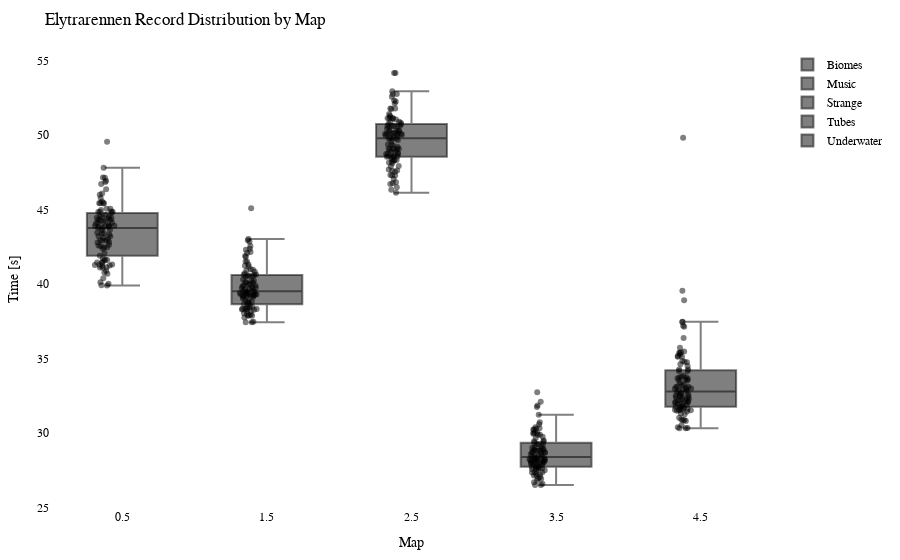

The code cell stored with this chart in its notebook:
### Code cell
import plotly.graph_objects as go
import plotly.io as pio

df = getRecordsDataframe(minigame="Elytrarennen")

# Calculate the offset for centering the data points
num_columns = len(df.columns)
offset = 0.5

# Create a Swarm plot using Plotly
fig = go.Figure()

for i, column in enumerate(df.columns):
    x_values = [i + offset] * len(df[column])  # Adjust x-values with offset for horizontal centering
    fig.add_trace(go.Box(x=x_values,
                         y=df[column],
                         name=column,
                         boxpoints='all',
                         pointpos=-0.5,  # Adjust point position to prevent overlapping
                         marker=dict(color='rgba(0,0,0,0.5)', size=6),  # Adjust marker color and size
                         hovertext=df.index,
                         hoverinfo='text+y'))

fig.update_layout(title="Elytrarennen Record Distribution by Map",
                  xaxis=dict(title="Map"),
                  yaxis=dict(title="Time [s]"),
                  showlegend=True,
                  font=dict(family="Arial", size=12, color="black"),  # Customize font
                  plot_bgcolor="white",  # Set background color
                  margin=dict(l=50, r=50, t=50, b=50),  # Adjust margins for better layout
                  )

pio.show(fig)

pio.write_html(fig, "out/elytr_swarm_plot.html")

### Figure 1 — Plotly figure (JSON) as saved in the notebook; plotly's stock layout.template omitted (floating-point values rounded to 4 significant figures)
{"data": [{"boxpoints": "all", "hoverinfo": "text+y", "hovertext": ["20LeRe10", "agowskyy", "Anni808", "Axollotel", "BacardiSprite", "bawskey", "BusinessBent", "ByNetherdude", "byTobi", "cediiiiii_10", "Chander24", "Chrisi20101", "crocodile1870", "cxl1lo", "DarkCobweb", "deadfiight", "DerBaumIstDerWeg", "Dokkkkko", "Ex4cted", "Falke23_5", "Feinberg", "Fflopse", "ForceFox", "Freeeedom", "frutigall", "GamemasterNiki", "GeneralEnte06", "Gerrygames", "Gobo9", "GrafikKatze", "Grapfen", "Gummibearchen", "H1ghsay", "h4nnes", "Harold_Sensemann", "HerrDante", "itemTooltipExport", "Jan2220", "JennieKim", "jimmi1410", "JOW23", "Joy_8oy", "JustK1lling", "KakaMC", "Kanickelul", "Kokochampi", "Kokochampo", "Krusti", "Kyuudo", "LeWi_100", "Livgo", "lizsyy", "LordAlexos", "Lubotter2009", "Luis_XYZ", "M0orey_0", "marbrueck", "Martomias", "Mincheeen", "MrNulfred", "Mvsk_", "Nexilus", "Ninivee", "officialryzon", "Oronor", "PedroZockt", "Picutar", "PixlNight", "PolizeiDreamy", "Radattel", "Raefinzs", "Ritokii", "rXzEr_Justin", "Sackkerl", "SB387", "schmaarek", "ScreamingBlatz", "Sebi1801", "Seemops_8", "Sey__", "Shiewk", "Snitcherella", "SpeckyCut", "StaudammAusHolz", "Tomiokey", "tsuneee", "twitchparaskiill", "Txlentierter", "Umgfoin", "WirdNichtGeladen", "Wissender", "xBaumeisterin", "xX_Dima_ggg_Xx6", "xX_Masha_ggg_Xx9", "ymq_", "yzvm", "zTotito", "_n3d", "_Waldi_"], "marker": {"color": "rgba(0,0,0,0.5)", "size": 6}, "name": "Biomes", "pointpos": -0.5, "type": "box", "x": [0.5, 0.5, 0.5, 0.5, 0.5, 0.5, 0.5, 0.5, 0.5, 0.5, 0.5, 0.5, 0.5, 0.5, 0.5, 0.5, 0.5, 0.5, 0.5, 0.5, 0.5, 0.5, 0.5, 0.5, 0.5, 0.5, 0.5, 0.5, 0.5, 0.5, 0.5, 0.5, 0.5, 0.5, 0.5, 0.5, 0.5, 0.5, 0.5, 0.5, 0.5, 0.5, 0.5, 0.5, 0.5, 0.5, 0.5, 0.5, 0.5, 0.5, 0.5, 0.5, 0.5, 0.5, 0.5, 0.5, 0.5, 0.5, 0.5, 0.5, 0.5, 0.5, 0.5, 0.5, 0.5, 0.5, 0.5, 0.5, 0.5, 0.5, 0.5, 0.5, 0.5, 0.5, 0.5, 0.5, 0.5, 0.5, 0.5, 0.5, 0.5, 0.5, 0.5, 0.5, 0.5, 0.5, 0.5, 0.5, 0.5, 0.5, 0.5, 0.5, 0.5, 0.5, 0.5, 0.5, 0.5, 0.5, 0.5], "y": [44.76, 45.53, 43.89, 44.44, 40.68, 44.11, 47.81, 47.13, 44.52, 40.89, 45.43, 43.91, 43.32, 44.14, 41.28, 44.85, 43.86, 44.85, 41.23, 42.92, null, 40.01, 41.45, 39.91, 42.82, 43.63, 41.44, 40.77, 39.9, null, 41.42, 42.47, 44.97, 41.7, 45.98, 41.09, null, 43.2, 42.78, 45.05, 41.28, 43.39, 45.42, 41.12, null, 49.54, 44.51, 44.24, 46.36, 41.57, 46.07, 41.2, 44.86, 44.3, 42.92, 43.84, 44.07, 42.54, 42.93, 43.0, 44.84, 46.72, 44.42, null, 46.85, 40.12, 42.64, 41.61, 43.43, 45.4, 46.92, 43.39, 44.64, 45.44, 43.77, 42.58, 44.24, 45.06, 43.76, 41.89, 43.62, 43.94, 47.14, 44.51, 44.33, 40.39, 42.47, 41.65, 43.2, 44.17, 43.89, 42.36, 43.08, 45.78, 41.31, 42.08, 44.43, 41.11, 43.86]}, {"boxpoints": "all", "hoverinfo": "text+y", "hovertext": ["20LeRe10", "agowskyy", "Anni808", "Axollotel", "BacardiSprite", "bawskey", "BusinessBent", "ByNetherdude", "byTobi", "cediiiiii_10", "Chander24", "Chrisi20101", "crocodile1870", "cxl1lo", "DarkCobweb", "deadfiight", "DerBaumIstDerWeg", "Dokkkkko", "Ex4cted", "Falke23_5", "Feinberg", "Fflopse", "ForceFox", "Freeeedom", "frutigall", "GamemasterNiki", "GeneralEnte06", "Gerrygames", "Gobo9", "GrafikKatze", "Grapfen", "Gummibearchen", "H1ghsay", "h4nnes", "Harold_Sensemann", "HerrDante", "itemTooltipExport", "Jan2220", "JennieKim", "jimmi1410", "JOW23", "Joy_8oy", "JustK1lling", "KakaMC", "Kanickelul", "Kokochampi", "Kokochampo", "Krusti", "Kyuudo", "LeWi_100", "Livgo", "lizsyy", "LordAlexos", "Lubotter2009", "Luis_XYZ", "M0orey_0", "marbrueck", "Martomias", "Mincheeen", "MrNulfred", "Mvsk_", "Nexilus", "Ninivee", "officialryzon", "Oronor", "PedroZockt", "Picutar", "PixlNight", "PolizeiDreamy", "Radattel", "Raefinzs", "Ritokii", "rXzEr_Justin", "Sackkerl", "SB387", "schmaarek", "ScreamingBlatz", "Sebi1801", "Seemops_8", "Sey__", "Shiewk", "Snitcherella", "SpeckyCut", "StaudammAusHolz", "Tomiokey", "tsuneee", "twitchparaskiill", "Txlentierter", "Umgfoin", "WirdNichtGeladen", "Wissender", "xBaumeisterin", "xX_Dima_ggg_Xx6", "xX_Masha_ggg_Xx9", "ymq_", "yzvm", "zTotito", "_n3d", "_Waldi_"], "marker": {"color": "rgba(0,0,0,0.5)", "size": 6}, "name": "Music", "pointpos": -0.5, "type": "box", "x": [1.5, 1.5, 1.5, 1.5, 1.5, 1.5, 1.5, 1.5, 1.5, 1.5, 1.5, 1.5, 1.5, 1.5, 1.5, 1.5, 1.5, 1.5, 1.5, 1.5, 1.5, 1.5, 1.5, 1.5, 1.5, 1.5, 1.5, 1.5, 1.5, 1.5, 1.5, 1.5, 1.5, 1.5, 1.5, 1.5, 1.5, 1.5, 1.5, 1.5, 1.5, 1.5, 1.5, 1.5, 1.5, 1.5, 1.5, 1.5, 1.5, 1.5, 1.5, 1.5, 1.5, 1.5, 1.5, 1.5, 1.5, 1.5, 1.5, 1.5, 1.5, 1.5, 1.5, 1.5, 1.5, 1.5, 1.5, 1.5, 1.5, 1.5, 1.5, 1.5, 1.5, 1.5, 1.5, 1.5, 1.5, 1.5, 1.5, 1.5, 1.5, 1.5, 1.5, 1.5, 1.5, 1.5, 1.5, 1.5, 1.5, 1.5, 1.5, 1.5, 1.5, 1.5, 1.5, 1.5, 1.5, 1.5, 1.5], "y": [40.63, 40.55, 40.22, 40.08, 38.3, 43.02, 40.99, 40.62, 40.2, 37.95, 40.49, 39.53, 39.28, 38.64, 37.87, 39.34, 42.55, 39.84, 37.43, 39.21, 42.93, 38.33, 40.95, 37.98, 38.31, 39.28, 40.07, 40.02, 37.75, 38.04, 39.28, 38.38, 40.72, 38.77, 39.67, 38.15, null, 39.8, 39.21, 40.52, 38.32, 38.85, null, 37.86, null, 42.36, 41.31, 38.62, 40.55, 37.47, 41.5, 39.48, 39.72, 40.13, 41.83, 39.13, 41.22, 39.29, 39.4, 38.19, 45.08, 42.07, 38.93, 41.88, 42.14, 37.44, 39.36, 39.23, 39.89, null, 41.17, 39.97, 39.73, 40.91, 39.3, 37.88, 40.6, 42.84, 39.63, 39.22, 38.8, 38.26, 38.73, 39.44, 39.91, 38.46, 39.15, null, 39.02, 40.82, 39.74, 38.5, 39.48, 40.29, 38.41, 38.28, 42.3, 39.52, 41.5]}, {"boxpoints": "all", "hoverinfo": "text+y", "hovertext": ["20LeRe10", "agowskyy", "Anni808", "Axollotel", "BacardiSprite", "bawskey", "BusinessBent", "ByNetherdude", "byTobi", "cediiiiii_10", "Chander24", "Chrisi20101", "crocodile1870", "cxl1lo", "DarkCobweb", "deadfiight", "DerBaumIstDerWeg", "Dokkkkko", "Ex4cted", "Falke23_5", "Feinberg", "Fflopse", "ForceFox", "Freeeedom", "frutigall", "GamemasterNiki", "GeneralEnte06", "Gerrygames", "Gobo9", "GrafikKatze", "Grapfen", "Gummibearchen", "H1ghsay", "h4nnes", "Harold_Sensemann", "HerrDante", "itemTooltipExport", "Jan2220", "JennieKim", "jimmi1410", "JOW23", "Joy_8oy", "JustK1lling", "KakaMC", "Kanickelul", "Kokochampi", "Kokochampo", "Krusti", "Kyuudo", "LeWi_100", "Livgo", "lizsyy", "LordAlexos", "Lubotter2009", "Luis_XYZ", "M0orey_0", "marbrueck", "Martomias", "Mincheeen", "MrNulfred", "Mvsk_", "Nexilus", "Ninivee", "officialryzon", "Oronor", "PedroZockt", "Picutar", "PixlNight", "PolizeiDreamy", "Radattel", "Raefinzs", "Ritokii", "rXzEr_Justin", "Sackkerl", "SB387", "schmaarek", "ScreamingBlatz", "Sebi1801", "Seemops_8", "Sey__", "Shiewk", "Snitcherella", "SpeckyCut", "StaudammAusHolz", "Tomiokey", "tsuneee", "twitchparaskiill", "Txlentierter", "Umgfoin", "WirdNichtGeladen", "Wissender", "xBaumeisterin", "xX_Dima_ggg_Xx6", "xX_Masha_ggg_Xx9", "ymq_", "yzvm", "zTotito", "_n3d", "_Waldi_"], "marker": {"color": "rgba(0,0,0,0.5)", "size": 6}, "name": "Strange", "pointpos": -0.5, "type": "box", "x": [2.5, 2.5, 2.5, 2.5, 2.5, 2.5, 2.5, 2.5, 2.5, 2.5, 2.5, 2.5, 2.5, 2.5, 2.5, 2.5, 2.5, 2.5, 2.5, 2.5, 2.5, 2.5, 2.5, 2.5, 2.5, 2.5, 2.5, 2.5, 2.5, 2.5, 2.5, 2.5, 2.5, 2.5, 2.5, 2.5, 2.5, 2.5, 2.5, 2.5, 2.5, 2.5, 2.5, 2.5, 2.5, 2.5, 2.5, 2.5, 2.5, 2.5, 2.5, 2.5, 2.5, 2.5, 2.5, 2.5, 2.5, 2.5, 2.5, 2.5, 2.5, 2.5, 2.5, 2.5, 2.5, 2.5, 2.5, 2.5, 2.5, 2.5, 2.5, 2.5, 2.5, 2.5, 2.5, 2.5, 2.5, 2.5, 2.5, 2.5, 2.5, 2.5, 2.5, 2.5, 2.5, 2.5, 2.5, 2.5, 2.5, 2.5, 2.5, 2.5, 2.5, 2.5, 2.5, 2.5, 2.5, 2.5, 2.5], "y": [50.08, 52.94, 50.61, 50.02, 47.91, 50.86, 51.05, 54.17, 50.09, 46.49, 50.27, 50.26, 48.55, 50.29, 48.79, 50.63, 49.96, 50.75, 47.05, 49.75, 51.31, 46.32, 46.71, 46.83, 50.08, 49.0, 49.09, 47.68, 46.77, 47.31, 48.55, 48.54, 50.51, 47.93, 49.05, 47.6, null, 49.28, 48.27, 48.59, 48.41, 50.42, 47.3, 48.23, 49.75, 51.78, 49.88, 51.19, 52.76, 48.15, 51.78, 47.62, 51.13, 50.3, 50.63, 51.11, 50.14, 49.67, 48.32, 48.9, 52.33, 50.6, 51.13, 52.25, 51.41, 46.12, 49.2, 48.75, 49.59, 50.09, 54.17, 48.57, 49.36, 50.89, 51.74, 48.92, 52.11, 49.82, 50.14, 47.53, 49.79, null, 51.12, 52.56, 50.75, 48.11, 49.08, 49.37, 49.97, 50.12, 48.57, 48.33, 48.72, 52.75, 47.28, 48.72, 50.6, 49.08, 50.83]}, {"boxpoints": "all", "hoverinfo": "text+y", "hovertext": ["20LeRe10", "agowskyy", "Anni808", "Axollotel", "BacardiSprite", "bawskey", "BusinessBent", "ByNetherdude", "byTobi", "cediiiiii_10", "Chander24", "Chrisi20101", "crocodile1870", "cxl1lo", "DarkCobweb", "deadfiight", "DerBaumIstDerWeg", "Dokkkkko", "Ex4cted", "Falke23_5", "Feinberg", "Fflopse", "ForceFox", "Freeeedom", "frutigall", "GamemasterNiki", "GeneralEnte06", "Gerrygames", "Gobo9", "GrafikKatze", "Grapfen", "Gummibearchen", "H1ghsay", "h4nnes", "Harold_Sensemann", "HerrDante", "itemTooltipExport", "Jan2220", "JennieKim", "jimmi1410", "JOW23", "Joy_8oy", "JustK1lling", "KakaMC", "Kanickelul", "Kokochampi", "Kokochampo", "Krusti", "Kyuudo", "LeWi_100", "Livgo", "lizsyy", "LordAlexos", "Lubotter2009", "Luis_XYZ", "M0orey_0", "marbrueck", "Martomias", "Mincheeen", "MrNulfred", "Mvsk_", "Nexilus", "Ninivee", "officialryzon", "Oronor", "PedroZockt", "Picutar", "PixlNight", "PolizeiDreamy", "Radattel", "Raefinzs", "Ritokii", "rXzEr_Justin", "Sackkerl", "SB387", "schmaarek", "ScreamingBlatz", "Sebi1801", "Seemops_8", "Sey__", "Shiewk", "Snitcherella", "SpeckyCut", "StaudammAusHolz", "Tomiokey", "tsuneee", "twitchparaskiill", "Txlentierter", "Umgfoin", "WirdNichtGeladen", "Wissender", "xBaumeisterin", "xX_Dima_ggg_Xx6", "xX_Masha_ggg_Xx9", "ymq_", "yzvm", "zTotito", "_n3d", "_Waldi_"], "marker": {"color": "rgba(0,0,0,0.5)", "size": 6}, "name": "Tubes", "pointpos": -0.5, "type": "box", "x": [3.5, 3.5, 3.5, 3.5, 3.5, 3.5, 3.5, 3.5, 3.5, 3.5, 3.5, 3.5, 3.5, 3.5, 3.5, 3.5, 3.5, 3.5, 3.5, 3.5, 3.5, 3.5, 3.5, 3.5, 3.5, 3.5, 3.5, 3.5, 3.5, 3.5, 3.5, 3.5, 3.5, 3.5, 3.5, 3.5, 3.5, 3.5, 3.5, 3.5, 3.5, 3.5, 3.5, 3.5, 3.5, 3.5, 3.5, 3.5, 3.5, 3.5, 3.5, 3.5, 3.5, 3.5, 3.5, 3.5, 3.5, 3.5, 3.5, 3.5, 3.5, 3.5, 3.5, 3.5, 3.5, 3.5, 3.5, 3.5, 3.5, 3.5, 3.5, 3.5, 3.5, 3.5, 3.5, 3.5, 3.5, 3.5, 3.5, 3.5, 3.5, 3.5, 3.5, 3.5, 3.5, 3.5, 3.5, 3.5, 3.5, 3.5, 3.5, 3.5, 3.5, 3.5, 3.5, 3.5, 3.5, 3.5, 3.5], "y": [28.8, 29.08, 28.7, 28.84, 27.71, 30.37, 30.71, 30.27, 28.69, 27.12, 30.22, 28.25, 28.66, 28.2, 27.14, 29.25, 29.02, 28.51, 26.68, 27.48, null, 27.01, 30.2, 27.34, 28.05, 29.87, 27.92, 26.94, 26.92, 27.25, 27.49, 27.73, 28.54, 27.23, 28.32, 26.58, null, 27.36, 28.69, 28.38, 27.59, 28.81, 28.15, 26.5, null, 30.58, 31.84, 28.93, 29.74, 26.49, 32.73, 28.14, 29.65, 27.98, 28.37, 28.12, 29.29, 28.07, 27.83, 28.28, 31.74, 29.98, 28.44, 29.25, 29.94, 26.81, 28.28, 28.19, 28.02, 29.34, 31.22, 28.78, 28.03, 28.88, 29.42, 27.65, 29.99, 27.63, 27.77, 27.92, 28.02, 32.08, 29.88, 28.7, 29.0, 27.87, 28.25, null, 28.95, 29.48, 28.12, 27.33, 27.72, 30.32, 27.61, 27.56, 29.43, 28.41, 30.04]}, {"boxpoints": "all", "hoverinfo": "text+y", "hovertext": ["20LeRe10", "agowskyy", "Anni808", "Axollotel", "BacardiSprite", "bawskey", "BusinessBent", "ByNetherdude", "byTobi", "cediiiiii_10", "Chander24", "Chrisi20101", "crocodile1870", "cxl1lo", "DarkCobweb", "deadfiight", "DerBaumIstDerWeg", "Dokkkkko", "Ex4cted", "Falke23_5", "Feinberg", "Fflopse", "ForceFox", "Freeeedom", "frutigall", "GamemasterNiki", "GeneralEnte06", "Gerrygames", "Gobo9", "GrafikKatze", "Grapfen", "Gummibearchen", "H1ghsay", "h4nnes", "Harold_Sensemann", "HerrDante", "itemTooltipExport", "Jan2220", "JennieKim", "jimmi1410", "JOW23", "Joy_8oy", "JustK1lling", "KakaMC", "Kanickelul", "Kokochampi", "Kokochampo", "Krusti", "Kyuudo", "LeWi_100", "Livgo", "lizsyy", "LordAlexos", "Lubotter2009", "Luis_XYZ", "M0orey_0", "marbrueck", "Martomias", "Mincheeen", "MrNulfred", "Mvsk_", "Nexilus", "Ninivee", "officialryzon", "Oronor", "PedroZockt", "Picutar", "PixlNight", "PolizeiDreamy", "Radattel", "Raefinzs", "Ritokii", "rXzEr_Justin", "Sackkerl", "SB387", "schmaarek", "ScreamingBlatz", "Sebi1801", "Seemops_8", "Sey__", "Shiewk", "Snitcherella", "SpeckyCut", "StaudammAusHolz", "Tomiokey", "tsuneee", "twitchparaskiill", "Txlentierter", "Umgfoin", "WirdNichtGeladen", "Wissender", "xBaumeisterin", "xX_Dima_ggg_Xx6", "xX_Masha_ggg_Xx9", "ymq_", "yzvm", "zTotito", "_n3d", "_Waldi_"], "marker": {"color": "rgba(0,0,0,0.5)", "size": 6}, "name": "Underwater", "pointpos": -0.5, "type": "box", "x": [4.5, 4.5, 4.5, 4.5, 4.5, 4.5, 4.5, 4.5, 4.5, 4.5, 4.5, 4.5, 4.5, 4.5, 4.5, 4.5, 4.5, 4.5, 4.5, 4.5, 4.5, 4.5, 4.5, 4.5, 4.5, 4.5, 4.5, 4.5, 4.5, 4.5, 4.5, 4.5, 4.5, 4.5, 4.5, 4.5, 4.5, 4.5, 4.5, 4.5, 4.5, 4.5, 4.5, 4.5, 4.5, 4.5, 4.5, 4.5, 4.5, 4.5, 4.5, 4.5, 4.5, 4.5, 4.5, 4.5, 4.5, 4.5, 4.5, 4.5, 4.5, 4.5, 4.5, 4.5, 4.5, 4.5, 4.5, 4.5, 4.5, 4.5, 4.5, 4.5, 4.5, 4.5, 4.5, 4.5, 4.5, 4.5, 4.5, 4.5, 4.5, 4.5, 4.5, 4.5, 4.5, 4.5, 4.5, 4.5, 4.5, 4.5, 4.5, 4.5, 4.5, 4.5, 4.5, 4.5, 4.5, 4.5, 4.5], "y": [32.48, 37.46, 33.52, 33.77, 32.08, 32.18, 35.37, 39.55, 32.59, 30.32, 32.9, 33.73, 32.12, 33.72, 31.55, 34.77, 32.65, 33.17, 30.37, 34.49, null, 30.31, 34.16, 30.8, 32.12, 33.85, 31.53, 30.89, 30.51, 31.92, 31.79, 31.76, 33.67, 31.59, 32.15, 31.74, null, 31.93, 32.83, 32.5, 31.56, 32.05, 38.91, 31.01, 35.1, 35.46, 35.71, 33.01, 34.6, 30.87, 37.19, 31.3, 35.25, 32.74, 32.01, 33.07, 34.26, 32.3, 32.47, 31.48, 34.25, 34.83, 35.37, null, 37.13, 30.33, 32.27, 31.43, 32.38, 33.56, 37.44, 33.62, 32.46, 33.13, 49.81, 31.59, 35.42, 36.37, 33.1, 31.53, 32.92, 32.96, 35.16, 34.73, 34.15, 31.24, 32.81, 31.75, 32.97, 33.25, 31.67, 32.55, 30.85, 35.12, 31.59, 31.89, 33.34, 32.26, 33.51]}], "layout": {"font": {"color": "black", "family": "Arial", "size": 12}, "margin": {"b": 50, "l": 50, "r": 50, "t": 50}, "plot_bgcolor": "white", "showlegend": true, "title": {"text": "Elytrarennen Record Distribution by Map"}, "xaxis": {"title": {"text": "Map"}}, "yaxis": {"title": {"text": "Time [s]"}}}}
